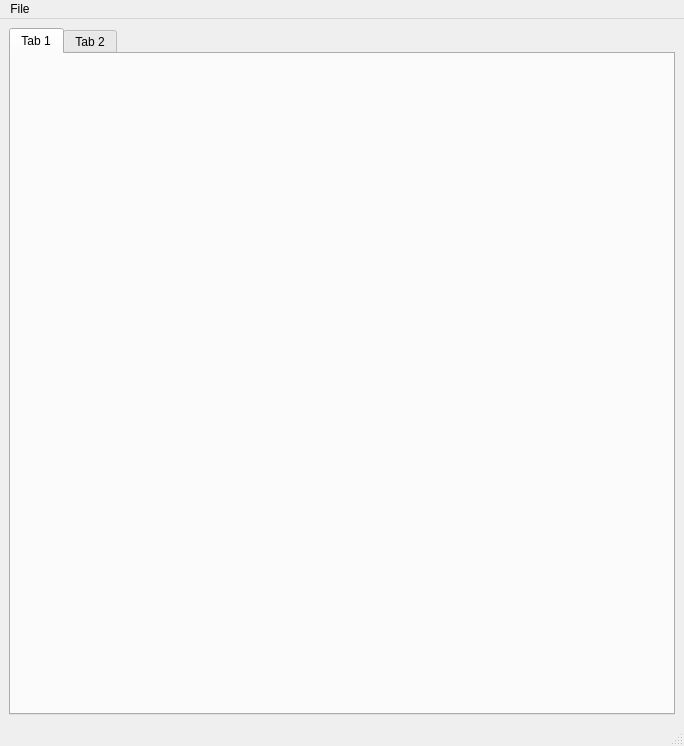
<ui version="4.0" >
 <class>MainWindow</class>
 <widget class="QMainWindow" name="MainWindow" >
  <property name="geometry" >
   <rect>
    <x>0</x>
    <y>0</y>
    <width>684</width>
    <height>746</height>
   </rect>
  </property>
  <property name="windowTitle" >
   <string>MainWindow</string>
  </property>
  <widget class="QWidget" name="centralwidget" >
   <layout class="QVBoxLayout" >
    <item>
     <widget class="QTabWidget" name="tabWidget" >
      <property name="currentIndex" >
       <number>0</number>
      </property>
      <widget class="QWidget" name="tab" >
       <attribute name="title" >
        <string>Tab 1</string>
       </attribute>
      </widget>
      <widget class="QWidget" name="tab_2" >
       <attribute name="title" >
        <string>Tab 2</string>
       </attribute>
      </widget>
     </widget>
    </item>
   </layout>
  </widget>
  <widget class="QMenuBar" name="menubar" >
   <property name="geometry" >
    <rect>
     <x>0</x>
     <y>0</y>
     <width>684</width>
     <height>28</height>
    </rect>
   </property>
   <widget class="QMenu" name="menuFile" >
    <property name="title" >
     <string>File</string>
    </property>
    <widget class="QMenu" name="menuPalringo" >
     <property name="title" >
      <string>&amp;Palringo</string>
     </property>
     <addaction name="actionOnline_2" />
     <addaction name="separator" />
     <addaction name="actionAway" />
     <addaction name="actionBusy" />
     <addaction name="actionInvisible" />
     <addaction name="actionOffline" />
     <addaction name="separator" />
     <addaction name="actionSign_in_as" />
    </widget>
    <addaction name="menuPalringo" />
    <addaction name="separator" />
    <addaction name="actionSettings" />
    <addaction name="separator" />
    <addaction name="actionExit" />
   </widget>
   <addaction name="menuFile" />
  </widget>
  <widget class="QStatusBar" name="statusbar" />
  <action name="actionOnline" >
   <property name="text" >
    <string>Online</string>
   </property>
  </action>
  <action name="actionOnline_2" >
   <property name="text" >
    <string>&amp;Online</string>
   </property>
  </action>
  <action name="actionOffline" >
   <property name="text" >
    <string>O&amp;ffline</string>
   </property>
  </action>
  <action name="actionAway" >
   <property name="text" >
    <string>&amp;Away</string>
   </property>
  </action>
  <action name="actionBusy" >
   <property name="text" >
    <string>&amp;Busy</string>
   </property>
  </action>
  <action name="actionInvisible" >
   <property name="text" >
    <string>&amp;Invisible</string>
   </property>
  </action>
  <action name="actionSign_in_as" >
   <property name="text" >
    <string>&amp;Sign in as...</string>
   </property>
  </action>
  <action name="actionExit" >
   <property name="text" >
    <string>&amp;Exit</string>
   </property>
  </action>
  <action name="actionSettings" >
   <property name="text" >
    <string>Se&amp;ttings</string>
   </property>
  </action>
 </widget>
 <resources>
  <include location="../../resources/qpalringo.qrc" />
 </resources>
 <connections/>
</ui>
